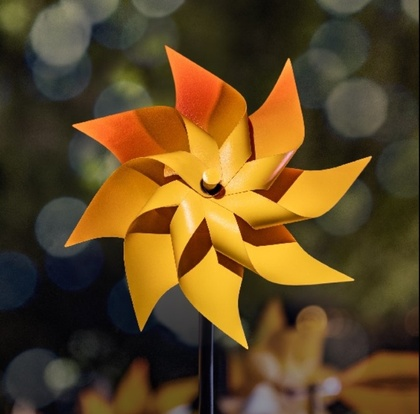
%> input picture assets/edgeflower.jpg, 420 x 414 px, shrunk from 717 x 706 before the run
$ octave EdgeDetection.m   (GNU Octave 9; MATLAB toolbox functions it lacks are replaced by stand-ins)
%> lines starting %> are read from the running program, lines starting %| are printed output that depends on the picture; in (x1, y1, x2, y2) boxes, pixels count from 0 and x2, y2 are one past the last pixel; in counts of white or black regions, pixels touching at a corner belong together; the program's own positions count from 1
% Read the image
originalImage = imread("../assets/edgeflower.jpg"); % Replace 'your_image.jpg' with the path to your image
%> originalImage is the input picture: size 414x420x3 uint8; mean R, G, B 95.6, 71.9, 35.1

% Convert the image to grayscale
grayImage = rgb2gray(originalImage);
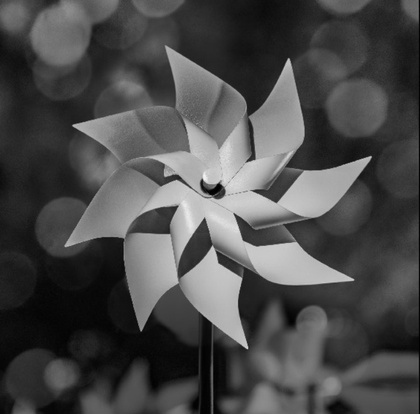
%> grayImage: size 414x420 uint8; min 0, max 243, mean 74.8

% Define Sobel edge detection kernels
sobelX = [-1 0 1; -2 0 2; -1 0 1];
sobelY = [-1 -2 -1; 0 0 0; 1 2 1];

% Pad the image to handle boundaries
paddedImage = padarray(double(grayImage), [1, 1], 'replicate');

% Get dimensions of the padded image
[m, n] = size(paddedImage);
%> m = 416; n = 422

% Create matrices to store gradient magnitudes and directions
gradientMagnitudes = zeros(m-2, n-2);
gradientDirections = zeros(m-2, n-2);

% Perform convolution with Sobel kernels
for i = 1:m-2
    for j = 1:n-2
        % Extract the region of interest from the padded image
        roi = paddedImage(i:i+2, j:j+2);

        % Compute gradients in x and y directions
        gradientX = sum(sum(roi .* sobelX));
        gradientY = sum(sum(roi .* sobelY));

        % Compute magnitude and direction of the gradient
        gradientMagnitude = sqrt(gradientX^2 + gradientY^2);
        gradientMagnitudes(i, j) = gradientMagnitude;
        gradientDirection = atan2d(gradientY, gradientX); % Compute direction in degrees
        gradientDirections(i, j) = gradientDirection;
    end
end
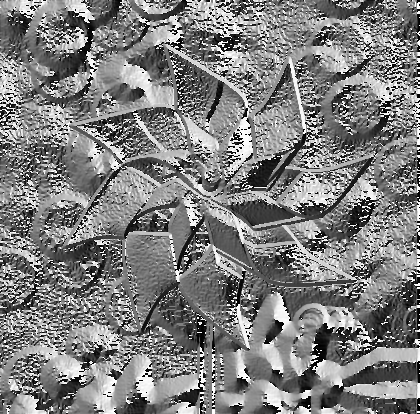
%> gradientDirections: size 414x420 double; min -179.9, max 180, mean -0.2; drawn with min black and max white
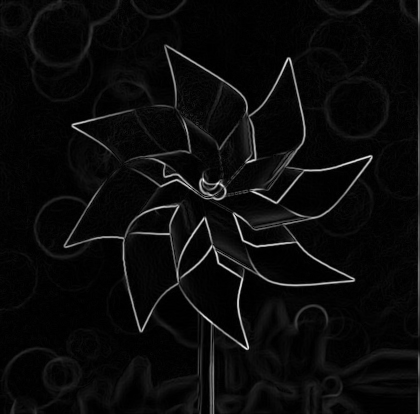
%> gradientMagnitudes: size 414x420 double; min 0, max 733.4, mean 32.1; drawn with min black and max white

% Threshold gradient magnitudes to obtain binary edge map
threshold = 50; % Adjust threshold as needed
binaryEdgeMap = gradientMagnitudes > threshold;
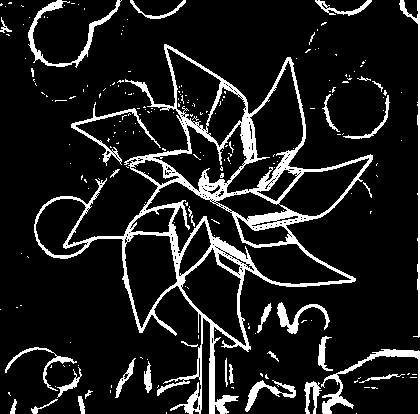
%> binaryEdgeMap: size 414x420 logical; 12% white; 224 white regions (189 under 20 px), largest, box (x1, y1, x2, y2) and area: (34, 44, 373, 414) 12956, (321, 349, 420, 414) 1002, (28, 0, 122, 68) 888

% Display original image and edge map
figure;
subplot(1,2,1);
imshow(originalImage);
title('Original Image');
subplot(1,2,2);
imshow(binaryEdgeMap);
title('Edge Map');

$ run again, with assets/display.jpg copied over assets/edgeflower.jpg
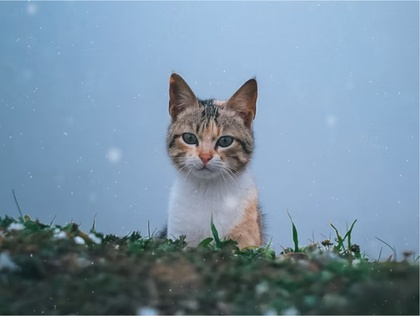
%> input picture assets/display.jpg, 420 x 316 px, shrunk from 937 x 704 before the run
%> originalImage is the input picture: size 316x420x3 uint8; mean R, G, B 119.4, 143.7, 163.3
%> after the loop `for i = 1:m-2`:
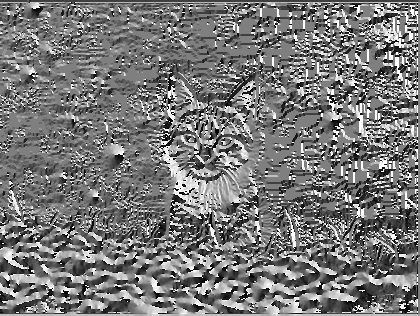
%> gradientDirections: size 316x420 double; min -179.8, max 180, mean -9.9; drawn with min black and max white
%> `binaryEdgeMap = gradientMagnitudes > threshold;`:
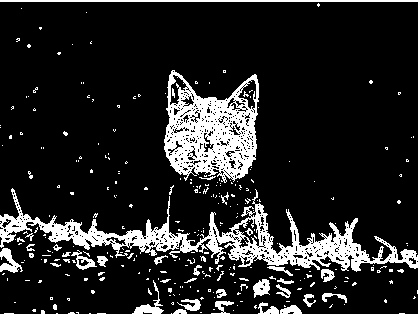
%> binaryEdgeMap: size 316x420 logical; 15.2% white; 282 white regions (248 under 20 px), largest, box (x1, y1, x2, y2) and area: (0, 0, 420, 316) 10900, (164, 70, 259, 183) 5952, (0, 248, 23, 273) 280
